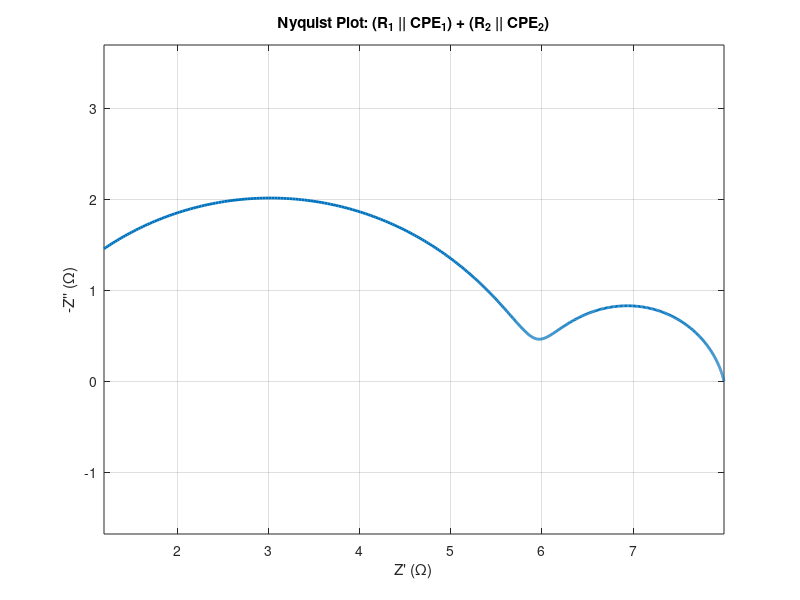

Here is the MATLAB script that generated this plot:
%% 

% Frequency range
f = logspace(-2, 5, 800);   % Hz
w = 2*pi*f;

% -------- R || CPE #1 (High-frequency arc) --------
R1 = 2;          % Ohm
Q1 = 5e-3;       % S*s^alpha
alpha1 = 0.85;

Z1 = 1 ./ (1/R1 + Q1*(1j*w).^alpha1);

% -------- R || CPE #2 (Low-frequency arc) --------
R2 = 6;          % Ohm
Q2 = 2e-5;       % S*s^alpha
alpha2 = 0.75;

Z2 = 1 ./ (1/R2 + Q2*(1j*w).^alpha2);

% -------- Total impedance (series) --------
Z_total = Z1 + Z2;

% -------- Nyquist plot --------
figure
plot(real(Z_total), -imag(Z_total), 'LineWidth', 2)
grid on
axis equal
xlabel('Z'' (\Omega)')
ylabel('-Z'''' (\Omega)')
title('Nyquist Plot: (R_1 || CPE_1) + (R_2 || CPE_2)')
